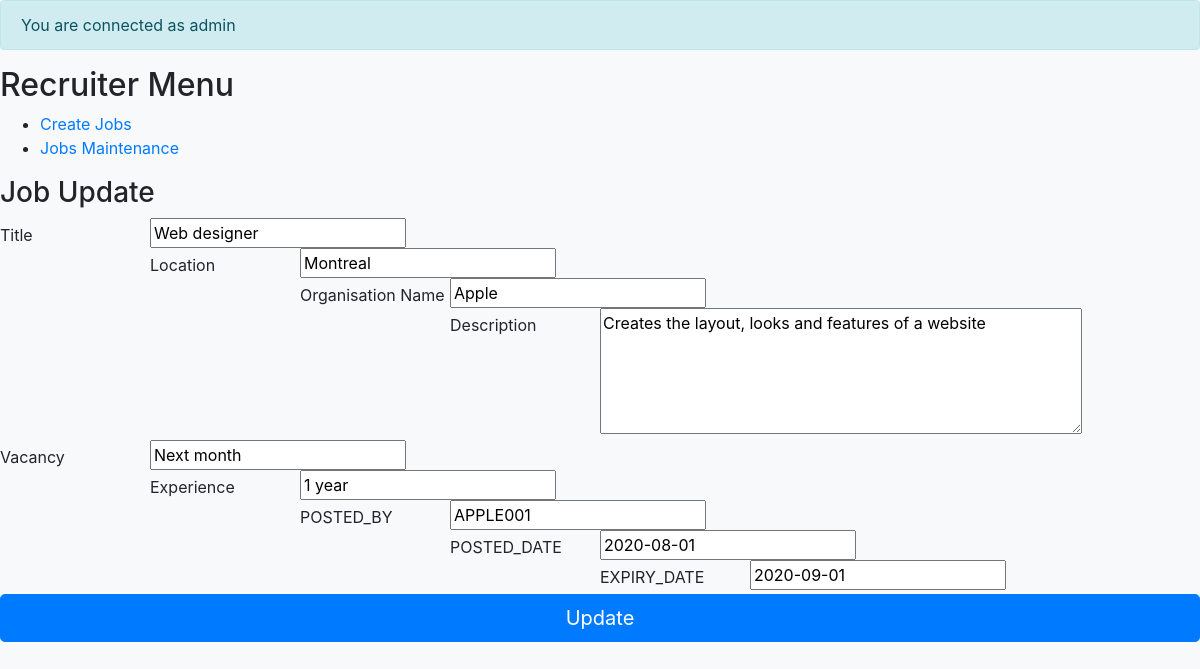
The page /Employer/update-job.php?id=2 (signed in) on the database its author committed.
### tables this page shows
CREATE TABLE `jobs` (
  `JOB_ID` int(11) NOT NULL AUTO_INCREMENT,
  `TITLE` varchar(250) NOT NULL,
  `LOCATION` varchar(20) NOT NULL,
  `ORGANISATION_NAME` varchar(20) NOT NULL,
  `DESCRIPTION` text NOT NULL,
  `VACANCY` varchar(20) NOT NULL,
  `EXPERIENCE` varchar(20) NOT NULL,
  `POSTED_BY` varchar(20) NOT NULL,
  `POSTED_DATE` date NOT NULL,
  `EXPIRY_DATE` date NOT NULL,
  PRIMARY KEY (`JOB_ID`)
);

### config.inc.php (called while the page is built)
<?php
$host = "localhost";
$user = "root";
$password = "root";
$dbname = "career";
try {
  $con = new PDO("mysql:host=$host;dbname=$dbname", $user, $password);
  $con->setAttribute(PDO::ATTR_ERRMODE, PDO::ERRMODE_EXCEPTION);
} catch(PDOException $e) {
  $messages['ERROR'] = "Connection failed: " . $e->getMessage();
}
function my_query($sql){
    global $con;
    try {
      if($result = $con->query($sql)){
        return $result;
      } else {
        echo '<div class="alert alert-danger" role="alert">';
        echo "<h2>SQL ERROR</h2>";
        echo "<p style='color:red;'>".$con->error."</p>
        </div>";
        return false;
      }
    } catch(PDOException $e) {
      $messages['ERROR'] = "SQL Error: " . $e->getMessage();
    }
}

### Employer/job.inc.php (the view, shortened to what this page needs)
<?php
function jobUpdate($id){
    $page = "<h3>Job Update</h3>";
    $sql = "SELECT J.* FROM jobs J WHERE JOB_ID='$id'";
    $result = my_query($sql);
    $job = $result->fetch(PDO::FETCH_ASSOC);
    $page .= '<form method="post">
    <input type="hidden" name="JOB_ID" value="'.$id.'">
    <label for="TITLE">Title</label><input type="text" name="TITLE" id="TITLE" value="'.$job['TITLE'].'" />
    <br>
    <label for="LOCATION">Location</label><input type="text" name="LOCATION" id="LOCATION" value="'.$job['LOCATION'].'"/>
    <br>
    <label for="ORGANISATION_NAME">Organisation Name</label><input type="text" name="ORGANISATION_NAME" id="ORGANISATION_NAME" value="'.$job['ORGANISATION_NAME'].'"/>
    <br>
    <label for="DESCRIPTION">Description</label><textarea name="DESCRIPTION" id="DESCRIPTION" cols="45" rows="5">'.$job['DESCRIPTION'].'</textarea>
    <br>
    <label for="VACANCY">Vacancy</label><input type="text" name="VACANCY" id="VACANCY" value="'.$job['VACANCY'].'"/>
    <br>
    <label for="EXPERIENCE">Experience</label><input type="text" name="EXPERIENCE" id="EXPERIENCE" value="'.$job['EXPERIENCE'].'"/>
    <br>
    <label for="POSTED_BY">POSTED_BY</label><input type="text" name="POSTED_BY" id="POSTED_BY" value="'.$job['POSTED_BY'].'"/>
    <br>
    <label for="POSTED_DATE">POSTED_DATE</label><input type="text" name="POSTED_DATE" id="POSTED_DATE" value="'.$job['POSTED_DATE'].'"/>
    <br>
    <label for="EXPIRY_DATE">EXPIRY_DATE</label><input type="text" name="EXPIRY_DATE" id="EXPIRY_DATE" value="'.$job['EXPIRY_DATE'].'"/>
    <br>
    <button class="btn btn-lg btn-primary btn-block" type="submit" name="cmd" value="update">Update</button>
    </form>';
    return $page;
}
?>

### style.css (style rules this page uses)
form label { float: left; width: 150px; margin-bottom: 5px; margin-top: 5px; }

### rows shown on the page
jobs: TITLE "Web designer", LOCATION "Montreal", ORGANISATION_NAME "Apple", DESCRIPTION "Creates the layout, looks and features of a website", VACANCY "Next month", EXPERIENCE "1 year", POSTED_BY "APPLE001", POSTED_DATE "2020-08-01", EXPIRY_DATE "2020-09-01"

### other values the page prints
$message "You are connected as admin"
$msg "Recruiter Menu"
